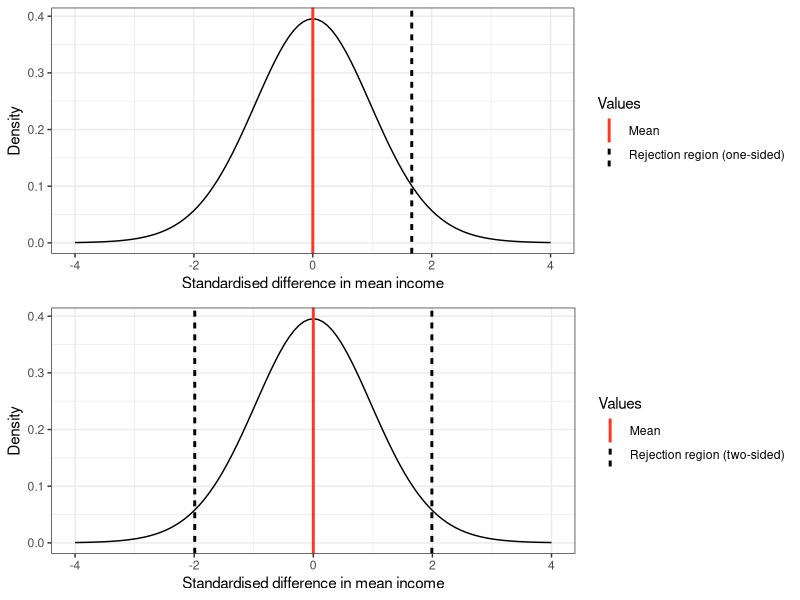
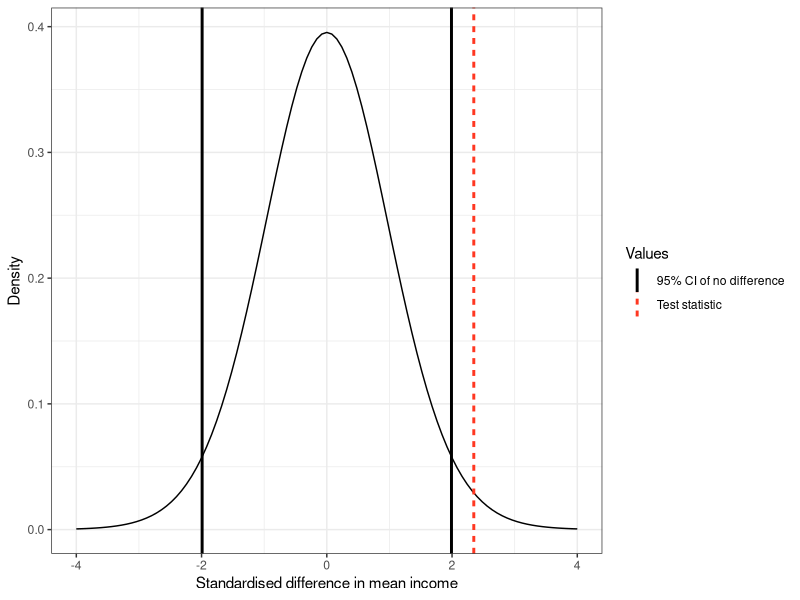

The R script that drew these images, in order:
## ---- chunk 1
set.seed(567)
campaign.1 <- rt(40, 39) * 60 + 310
campaign.2 <- rt(40, 39) * 58 + 270
## ---- chunk 2
diff.means <- mean(campaign.1) - mean(campaign.2)
## ---- chunk 3
# First calculate the pooled standard deviation (assuming equal variances, with equal sample sizes)
sp <- sqrt((sd(campaign.1)^2 + sd(campaign.2)^2)/2)

# Then calculate the standard error of the mean difference
se <- sp * (1 / length(campaign.1) + 1 / length(campaign.1))^.5

# The t test statistic is the difference in means divided by the standard error
t.test.stat <- diff.means / se
## ---- chunk 4
require(ggplot2); require(gridExtra)

col1 <- "black"
col2 <- "#FF3721"

one.sided.rr <- qt(.95, 78)
line1 <- data.frame(Values="Rejection region (one-sided)", vals = one.sided.rr)
line2 <- data.frame(Values="Mean", vals = 0)
lines <- rbind(line1, line2)

g1 <- ggplot(data.frame(x = c(-4, 4)), aes(x)) + 
        stat_function(fun = dt, args = list(df = 28)) +
        xlab("Standardised difference in mean income") + 
        ylab("Density") + 
        theme_bw() +
        geom_vline(data=lines, aes(xintercept=vals, linetype = Values, 
                            colour = Values), size = 1, show_guide = TRUE) + 
        scale_color_manual(values=c("Rejection region (one-sided)" = col1, 
                                    "Mean" = col2))

two.sided.rr <- qt(c(.025, .975), 78)
line1 <- data.frame(Values="Rejection region (two-sided)", vals = two.sided.rr)
line2 <- data.frame(Values="Mean", vals = 0)
lines <- rbind(line1, line2)

g2 <- ggplot(data.frame(x = c(-4, 4)), aes(x)) + 
        stat_function(fun = dt, args = list(df = 28)) +
        xlab("Standardised difference in mean income") + 
        ylab("Density") + 
        theme_bw() +
        geom_vline(data=lines, aes(xintercept=vals, linetype = Values, 
                            colour = Values), size = 1, show_guide = TRUE) + 
        scale_color_manual(values=c("Rejection region (two-sided)" = col1, 
                                    "Mean" = col2))

grid.arrange(g1, g2, nrow = 2, ncol = 1)
## ---- chunk 5
# Generate the 95% confidence interval.
lci <- -1 * qt(c(.975), 78)
uci <- qt(c(.975), 78)
## ---- chunk 6
# Plot the t function with test statistic and relevant 95% confidence interval
require(ggplot2)

line1 <- data.frame(Values="95% CI of no difference", vals = c(lci, uci))
line2 <- data.frame(Values="Test statistic", vals = t.test.stat)
lines <- rbind(line1, line2)

ggplot(data.frame(x = c(-4, 4)), aes(x)) + 
    stat_function(fun = dt, args = list(df = 28)) +
    xlab("Standardised difference in mean income") +  
    ylab("Density") + 
    theme_bw() +
    geom_vline(data=lines, aes(xintercept=vals, linetype = Values, 
                        colour = Values), size = 1, show_guide = TRUE) + 
    scale_color_manual(values=c("95% CI of no difference" = col1, 
                                "Test statistic" = col2))
## ---- chunk 7
test <- t.test(campaign.1, campaign.2, paired = FALSE, var.equal = TRUE)
test 
